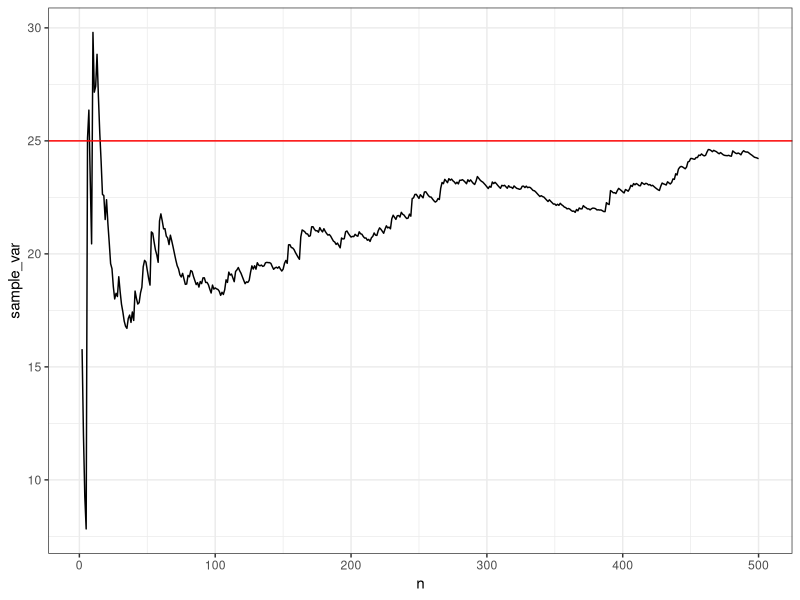
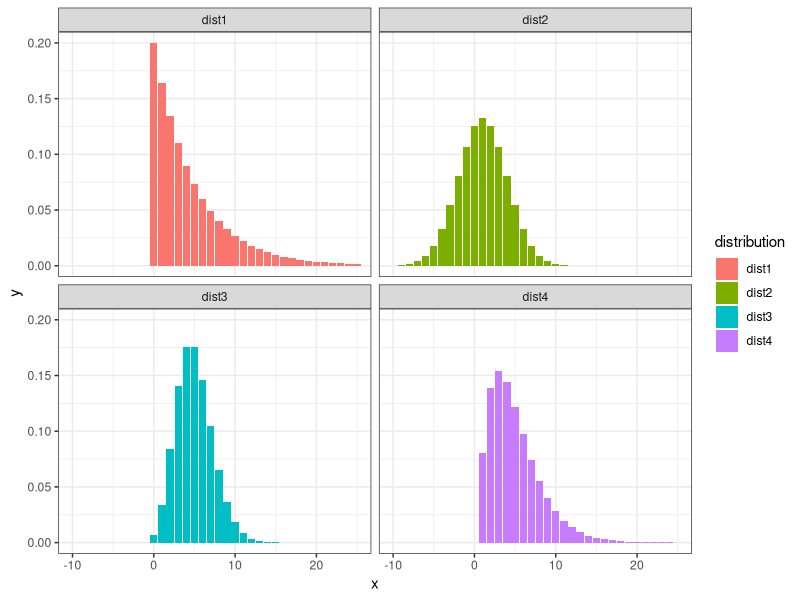
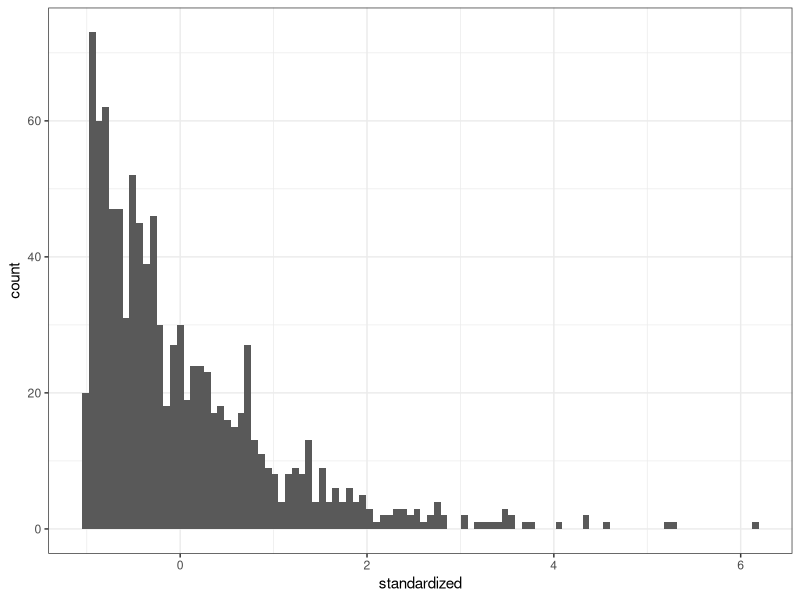
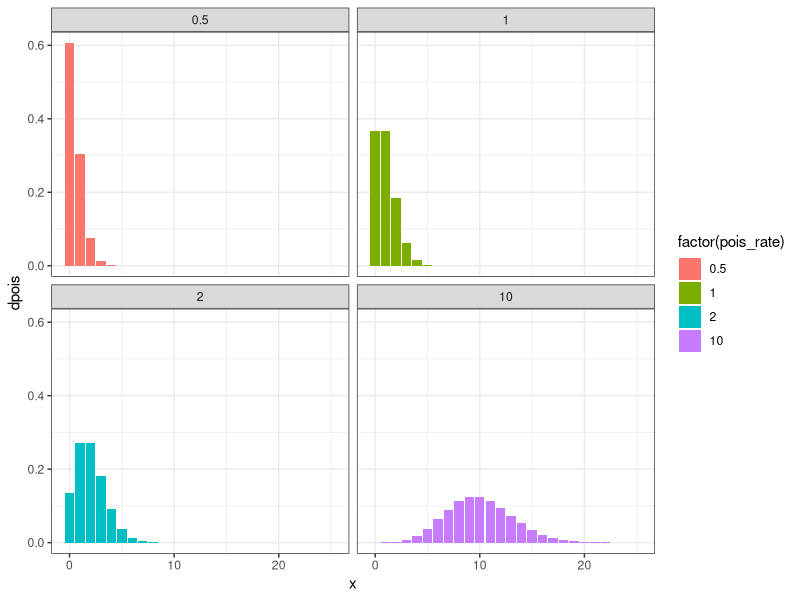
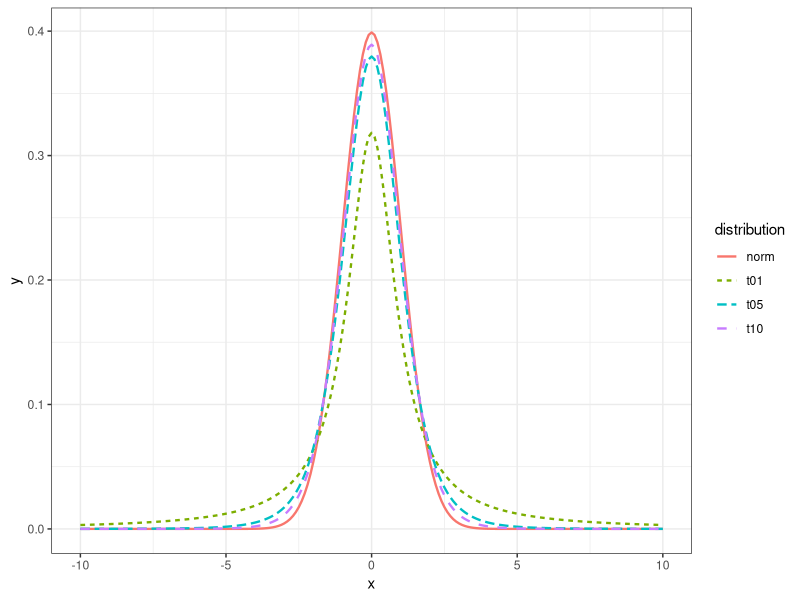

Generate these figures, in order, with R:
## ---- chunk 1
options(htmltools.dir.version = FALSE, fig.width = 3, fig.height = 3)
knitr::opts_chunk$set(fig.dim=c(3, 3), fig.align = "center")
library(tidyverse)
## ---- chunk 2
set.seed(0)
rv <- tibble(x = rnorm(500, mean = 0, sd = 5)) %>% 
  mutate(cumsum_x = cumsum(x),
         n = seq_along(x),
         average_x = cumsum_x/n,
         sample_var = (1/(n-1))*cumsum((x-average_x)^2)) %>% 
  slice(-1)

ggplot(rv, aes(x = n, y = sample_var)) + 
  geom_line() + 
  geom_hline(aes(yintercept=25), color = "red") +
  theme_bw()

## ---- chunk 3

tibble(x = seq(-25, 25, 1)) %>% 
  mutate(dist1 = dexp(x, rate = 1/5),
         dist2 = dnorm(x, mean = 1, sd = 3),
         dist3 = dpois(x, lambda = 5),
         dist4 = dchisq(x, df = 5)) %>% 
  pivot_longer(cols = -x, names_to = "distribution", values_to = "y") %>% 
   ggplot(aes(x=x, y=y, fill = distribution)) + 
   geom_col() + 
   facet_wrap(~distribution) + 
   coord_cartesian(xlim = c(-10, 25)) + 
   theme_bw()

## ---- chunk 4

sample_size <- 1
lambda <- 1

suppressMessages(
rv_binom <- matrix(rexp(n = sample_size*1000, rate = lambda), nrow = sample_size, ncol = 1000) %>% 
  as_tibble(.name_repair = "unique") %>% 
  pivot_longer(cols = everything(), names_to = "var", values_to = "value") %>% 
  group_by(var) %>% 
  summarize(mean = mean(value)) %>% 
  mutate(standardized = (mean - 1/lambda)/((1/lambda)/sqrt(sample_size))))

ggplot(rv_binom, aes(x = standardized)) + 
  geom_histogram(bins = 100) + 
  theme_bw()

## ---- chunk 5

poiss_demonstration <- crossing(x = 0:25, pois_rate = c(0.5, 1, 2, 10)) %>% 
   mutate(dpois = map2_dbl(x, pois_rate, dpois))

ggplot(poiss_demonstration, aes(x = x, y = dpois, fill = factor(pois_rate))) +
   geom_col() + 
   facet_wrap(~pois_rate) + 
   theme_bw()

## ---- chunk 6
f_x_p <- function(x, p){
   dbinom(x, size = 2, prob = p)
}

pi_p <- function(p){
   if (p == 0.1){
      0.6
   } else if (p == 0.2){
      0.4
   } else {
      0
   }
}

g_x <- function(x){
 pi_p(0.1)*f_x_p(x, 0.1) + 
      pi_p(0.2)*f_x_p(x, 0.2)
}

pi_p_x <- function(p, x){
   (f_x_p(x, p)*pi_p(p)) / (g_x(x))
}
## ---- chunk 7

res <- tibble(p = c(0.1, 0.1, 0.1, 0.2, 0.2, 0.2),
              x = c(0:2, 0:2)) %>% 
   mutate(pi_p_x = map2_dbl(p, x, pi_p_x))

knitr::kable(res, format = "html", padding = 3)

## ---- chunk 8

t_dist_example <- tibble(x = -seq(-10, 10, 0.1)) %>% 
   mutate(t01 = dt(x, df = 1),
          t05 = dt(x, df = 5),
          t10 = dt(x, df = 10),
          norm = dnorm(x, mean = 0, sd = 1)) %>% 
   pivot_longer(cols = -x, names_to = "distribution", values_to = "y")

ggplot(t_dist_example, aes(x, y, color = distribution, linetype = distribution)) + 
   geom_line(size = 0.8) + 
   theme_bw()

